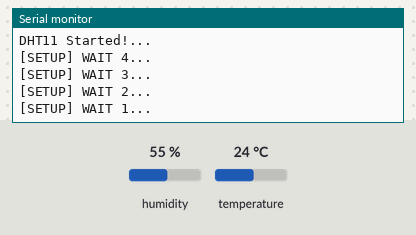
Recording of a sketch running on a simulated ESP32. Parts: the last lines printed to the serial monitor. The inputs (shaded band) are chosen by the test bench; at power-on: humidity 55 %, temperature 24 °C. WiFi joins after 1.5 s; servers stay silent unless stated; web services answer with replies made up by the test bench.

Above: at 5.2 s.
5.3 s: humidity set to 22 %
At 5.68 s:
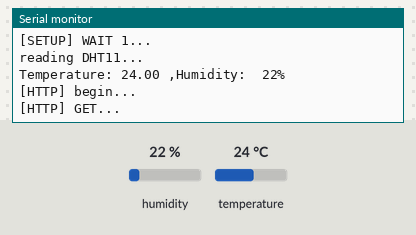
At 6.5 s:
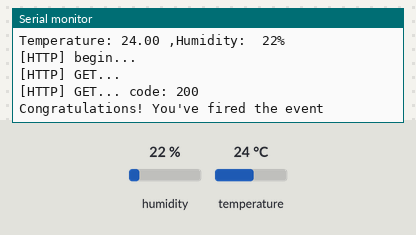
Timing chart, 0 to 8.3 s (numbered marks = the images above; inputs shaded):
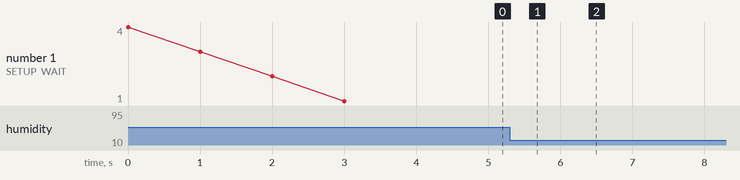

The sketch:

Lab11-4aiFTTT.ino
```cpp
#include <WiFi.h>
#include <WiFiMulti.h>
#include <HTTPClient.h>
//pls use sketch/include library/manage library find simpledht by winlin
//or you can use another library
#include "DHT.h"
#define DHTPIN 5     // Digital pin connected to the DHT sensor
#define DHTTYPE DHT11   // DHT 11
// Initialize DHT sensor.
DHT dht(DHTPIN, DHTTYPE);

WiFiMulti wifiMulti;
char* WifiSSID="Tenda_5295A0";
char* WifiPassword="0953313123";
//1.replace https with http
//2.replace youreventname with your  event name
//3.replace yourkey at the end of url with your key
String IFTTTUrl="http://maker.ifttt.com/trigger/home/with/key/cBVp_iFaovrfRFXjy8P4rn";
void setup() {
    Serial.begin(115200);
    dht.begin();
    Serial.println(F("DHT11 Started!..."));
    wifiMulti.addAP(WifiSSID, WifiPassword);
    for(uint8_t t = 4; t > 0; t--) {
        Serial.printf("[SETUP] WAIT %d...\n", t);
        Serial.flush();
        delay(1000);
    }
}

void loop() {
    // wait for WiFi connection
    if((wifiMulti.run() == WL_CONNECTED)) {
        //=======Reading dht11 data==============
        Serial.println("reading DHT11...");

        //reading data
        float h = dht.readHumidity();
        float t = dht.readTemperature();
        // Check if any reads failed and exit early (to try again).
        if (isnan(h) || isnan(t) ) {
           Serial.println(F("Failed to read from DHT sensor!"));
           return;
        }
        char nmsg[20];
        sprintf(nmsg,"Temperature: %5.2f ,Humidity: %3.0f%s",t,h,"\%");
        Serial.println(nmsg);
        //=======dht11 data read==========
        //regenerate url string with temp and humd
        String url=IFTTTUrl+"?value1="+String(t)+"&value2="+String(h);

        //Start to send data to IFTTT
        HTTPClient http;
        Serial.print("[HTTP] begin...\n");
        http.begin(url); //HTTP

        Serial.print("[HTTP] GET...\n");
        // start connection and send HTTP header
        int httpCode = http.GET();
        // httpCode will be negative on error
        if(httpCode > 0) {
            // HTTP header has been send and Server response header has been handled
            Serial.printf("[HTTP] GET... code: %d\n", httpCode);
            // file found at server
            if(httpCode == HTTP_CODE_OK) {
                String payload = http.getString();
                Serial.println(payload);
            }
        } else {
            Serial.printf("[HTTP] GET... failed, error: %s\n", http.errorToString(httpCode).c_str());
        }
        http.end();
    }
    for(int j=0; j<30; j++){
    delay(30000);//send data every j*30 seconds
    }
}
```

Measured:
- after the input at 5.3 s, the serial monitor: prints a new line after 0.23 s (image 1)
